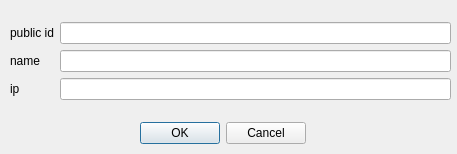
<?xml version="1.0" encoding="UTF-8"?>
<ui version="4.0">
 <class>add_newspaper</class>
 <widget class="QWidget" name="add_newspaper">
  <property name="geometry">
   <rect>
    <x>0</x>
    <y>0</y>
    <width>457</width>
    <height>154</height>
   </rect>
  </property>
  <property name="windowTitle">
   <string>Form</string>
  </property>
  <widget class="QWidget" name="formLayoutWidget">
   <property name="geometry">
    <rect>
     <x>10</x>
     <y>10</y>
     <width>441</width>
     <height>101</height>
    </rect>
   </property>
   <layout class="QFormLayout" name="formLayout">
    <property name="formAlignment">
     <set>Qt::AlignLeading|Qt::AlignLeft|Qt::AlignVCenter</set>
    </property>
    <item row="0" column="1">
     <widget class="QLineEdit" name="lineEdit_public_id"/>
    </item>
    <item row="1" column="1">
     <widget class="QLineEdit" name="lineEdit_name"/>
    </item>
    <item row="2" column="1">
     <widget class="QLineEdit" name="lineEdit_ip"/>
    </item>
    <item row="0" column="0">
     <widget class="QLabel" name="label">
      <property name="text">
       <string>public id</string>
      </property>
     </widget>
    </item>
    <item row="1" column="0">
     <widget class="QLabel" name="label_2">
      <property name="text">
       <string>name</string>
      </property>
      <property name="alignment">
       <set>Qt::AlignJustify|Qt::AlignVCenter</set>
      </property>
     </widget>
    </item>
    <item row="2" column="0">
     <widget class="QLabel" name="label_3">
      <property name="text">
       <string>ip</string>
      </property>
     </widget>
    </item>
   </layout>
  </widget>
  <widget class="QDialogButtonBox" name="buttonBox">
   <property name="geometry">
    <rect>
     <x>140</x>
     <y>120</y>
     <width>166</width>
     <height>26</height>
    </rect>
   </property>
   <property name="standardButtons">
    <set>QDialogButtonBox::Cancel|QDialogButtonBox::Ok</set>
   </property>
  </widget>
 </widget>
 <resources/>
 <connections/>
</ui>
